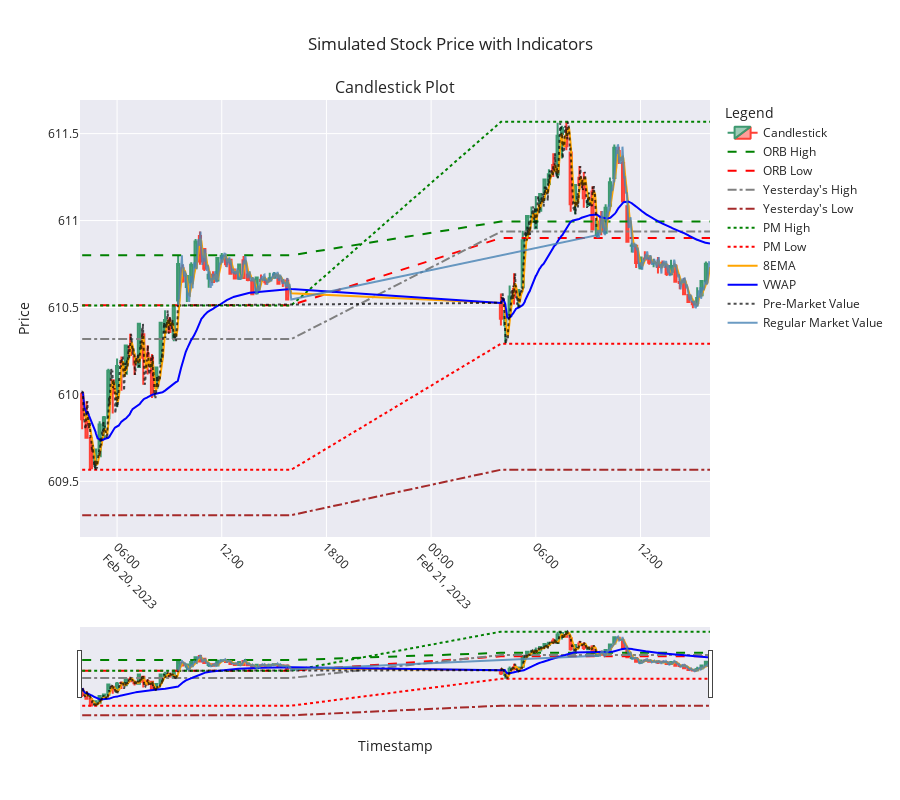

This figure's notebook cell:
### Code cell
from plotly.subplots import make_subplots
import plotly.graph_objects as go
import plotly.express as px

def plot_candlestick_with_indicators(candlestick_data, simulated_data):
    # Create a figure with a single subplot
    fig = make_subplots(rows=1, cols=1, shared_xaxes=True, 
                        vertical_spacing=0.1, 
                        subplot_titles=("Candlestick Plot",))

    # Add candlestick traces
    fig.add_trace(go.Candlestick(
        x=candlestick_data.index,
        open=candlestick_data['Open'],
        high=candlestick_data['High'],
        low=candlestick_data['Low'],
        close=candlestick_data['Close'],
        name='Candlestick',
        opacity=1
    ), row=1, col=1)

    # Add indicators to the candlestick plot
    fig.add_trace(go.Scatter(
        x=simulated_data['Timestamp'],
        y=simulated_data['ORB_High'],
        mode='lines',
        name='ORB High',
        line=dict(color='green', dash='dash')
    ), row=1, col=1)

    fig.add_trace(go.Scatter(
        x=simulated_data['Timestamp'],
        y=simulated_data['ORB_Low'],
        mode='lines',
        name='ORB Low',
        line=dict(color='red', dash='dash')
    ), row=1, col=1)

    fig.add_trace(go.Scatter(
        x=simulated_data['Timestamp'],
        y=simulated_data['Yest_High'],
        mode='lines',
        name="Yesterday's High",
        line=dict(color='gray', dash='dashdot')
    ), row=1, col=1)
    
    fig.add_trace(go.Scatter(
        x=simulated_data['Timestamp'],
        y=simulated_data['Yest_Low'],
        mode='lines',
        name="Yesterday's Low",
        line=dict(color='brown', dash='dashdot')
    ), row=1, col=1)

    fig.add_trace(go.Scatter(
        x=simulated_data['Timestamp'],
        y=simulated_data['PM_High'],
        mode='lines',
        name='PM High',
        line=dict(color='green', dash='dot')
    ), row=1, col=1)

    fig.add_trace(go.Scatter(
        x=simulated_data['Timestamp'],
        y=simulated_data['PM_Low'],
        mode='lines',
        name='PM Low',
        line=dict(color='red', dash='dot')
    ), row=1, col=1)

    fig.add_trace(go.Scatter(
        x=simulated_data['Timestamp'],
        y=simulated_data['8EMA'],
        mode='lines',
        name='8EMA',
        line=dict(color='orange')
    ), row=1, col=1)

    fig.add_trace(go.Scatter(
        x=simulated_data['Timestamp'],
        y=simulated_data['VWAP'],
        mode='lines',
        name='VWAP',
        line=dict(color='blue')
    ), row=1, col=1)

    # Add PM and Regular Market values
    fig.add_trace(go.Scatter(
        x=simulated_data[simulated_data['Session'] == 'PM']['Timestamp'],
        y=simulated_data[simulated_data['Session'] == 'PM']['Close'],
        mode='lines',
        name='Pre-Market Value',
        line=dict(color='black', dash='dot'),
        opacity=0.7
    ), row=1, col=1)
    
    fig.add_trace(go.Scatter(
        x=simulated_data[simulated_data['Session'] == 'Regular Market']['Timestamp'],
        y=simulated_data[simulated_data['Session'] == 'Regular Market']['Close'],
        mode='lines',
        name='Regular Market Value',
        line=dict(color='steelblue'),
        opacity=0.8
    ), row=1, col=1)

    # Update layout for better appearance
    fig.update_layout(
        title="Simulated Stock Price with Indicators",
        xaxis_title="Timestamp",
        yaxis_title="Price",
        legend_title="Legend",
        xaxis=dict(tickangle=45),
        template="seaborn",
        hovermode='x unified',
        height=800  # Make the graph taller
    )

    # Show the plot
    fig.show()

# Example usage
plot_candlestick_with_indicators(candlestick_data, simulated_data)

### Figure 1 — Plotly figure (JSON) as saved in the notebook; plotly's stock layout.template omitted (floating-point values rounded to 4 significant figures; data arrays with more than 128 entries replaced by an {"elided": "..."} marker saying what was removed)
{"data": [{"close": [609.9, 609.8, 609.6, 609.7, 609.8, 609.9, 610.1, 610.0, 610.2, 610.2, 610.3, 610.2, 610.2, 610.4, 610.2, 610.2, 610.0, 610.2, 610.4, 610.4, 610.4, 610.5, 610.8, 610.7, 610.7, 610.7, 610.9, 610.8, 610.7, 610.7, 610.6, 610.8, 610.8, 610.7, 610.7, 610.7, 610.7, 610.7, 610.7, 610.6, 610.7, 610.7, 610.6, 610.7, 610.7, 610.6, 610.7, 610.5, 610.4, 610.5, 610.6, 610.6, 610.6, 610.9, 611.0, 611.0, 611.1, 611.2, 611.2, 611.3, 611.3, 611.5, 611.5, 611.4, 611.1, 611.2, 611.2, 611.1, 611.1, 610.9, 611.0, 610.9, 611.1, 611.2, 611.4, 611.4, 611.1, 610.9, 610.9, 610.8, 610.8, 610.8, 610.8, 610.8, 610.7, 610.8, 610.7, 610.7, 610.6, 610.6, 610.6, 610.5, 610.5, 610.6, 610.7, 610.8], "high": [610.0, 610.0, 609.7, 609.7, 609.8, 609.9, 610.1, 610.1, 610.2, 610.2, 610.3, 610.3, 610.2, 610.4, 610.3, 610.3, 610.2, 610.2, 610.4, 610.5, 610.4, 610.5, 610.8, 610.7, 610.7, 610.8, 610.9, 610.9, 610.8, 610.7, 610.7, 610.8, 610.8, 610.8, 610.8, 610.7, 610.7, 610.8, 610.7, 610.7, 610.7, 610.7, 610.7, 610.7, 610.7, 610.7, 610.7, 610.7, 610.6, 610.5, 610.6, 610.7, 610.6, 610.9, 611.0, 611.1, 611.1, 611.2, 611.2, 611.3, 611.4, 611.6, 611.5, 611.6, 611.4, 611.2, 611.3, 611.3, 611.2, 611.2, 611.0, 611.1, 611.1, 611.2, 611.4, 611.4, 611.3, 611.1, 610.9, 610.9, 610.8, 610.8, 610.8, 610.8, 610.8, 610.8, 610.7, 610.8, 610.7, 610.7, 610.7, 610.6, 610.5, 610.6, 610.7, 610.8], "low": [609.8, 609.8, 609.6, 609.6, 609.6, 609.7, 609.9, 609.9, 609.9, 610.0, 610.1, 610.2, 610.1, 610.2, 610.1, 610.1, 610.0, 610.0, 610.2, 610.3, 610.4, 610.3, 610.5, 610.6, 610.5, 610.6, 610.7, 610.7, 610.7, 610.6, 610.6, 610.7, 610.8, 610.7, 610.7, 610.7, 610.7, 610.7, 610.7, 610.6, 610.6, 610.7, 610.6, 610.7, 610.7, 610.6, 610.6, 610.5, 610.4, 610.3, 610.4, 610.5, 610.5, 610.6, 610.9, 611.0, 611.0, 611.1, 611.1, 611.2, 611.3, 611.2, 611.4, 611.4, 611.0, 611.0, 611.2, 611.1, 611.1, 610.9, 610.9, 610.9, 610.9, 611.1, 611.2, 611.3, 611.1, 610.9, 610.8, 610.7, 610.7, 610.8, 610.7, 610.7, 610.7, 610.7, 610.7, 610.7, 610.6, 610.6, 610.6, 610.5, 610.5, 610.5, 610.6, 610.6], "name": "Candlestick", "opacity": 1, "open": [610.0, 609.8, 609.7, 609.6, 609.6, 609.8, 609.9, 610.1, 610.0, 610.2, 610.1, 610.3, 610.2, 610.2, 610.3, 610.2, 610.2, 610.0, 610.2, 610.4, 610.4, 610.3, 610.5, 610.7, 610.6, 610.6, 610.7, 610.9, 610.8, 610.7, 610.7, 610.7, 610.8, 610.8, 610.8, 610.7, 610.7, 610.8, 610.7, 610.7, 610.6, 610.7, 610.7, 610.7, 610.7, 610.7, 610.7, 610.7, 610.5, 610.4, 610.5, 610.6, 610.6, 610.6, 610.9, 611.0, 611.0, 611.1, 611.2, 611.2, 611.3, 611.3, 611.5, 611.5, 611.4, 611.1, 611.2, 611.2, 611.1, 611.2, 610.9, 611.0, 610.9, 611.1, 611.2, 611.4, 611.3, 611.1, 610.9, 610.9, 610.7, 610.8, 610.8, 610.8, 610.8, 610.8, 610.7, 610.7, 610.7, 610.6, 610.7, 610.6, 610.5, 610.5, 610.6, 610.6], "type": "candlestick", "x": ["2023-02-20T04:00:00.000000000", "2023-02-20T04:15:00.000000000", "2023-02-20T04:30:00.000000000", "2023-02-20T04:45:00.000000000", "2023-02-20T05:00:00.000000000", "2023-02-20T05:15:00.000000000", "2023-02-20T05:30:00.000000000", "2023-02-20T05:45:00.000000000", "2023-02-20T06:00:00.000000000", "2023-02-20T06:15:00.000000000", "2023-02-20T06:30:00.000000000", "2023-02-20T06:45:00.000000000", "2023-02-20T07:00:00.000000000", "2023-02-20T07:15:00.000000000", "2023-02-20T07:30:00.000000000", "2023-02-20T07:45:00.000000000", "2023-02-20T08:00:00.000000000", "2023-02-20T08:15:00.000000000", "2023-02-20T08:30:00.000000000", "2023-02-20T08:45:00.000000000", "2023-02-20T09:00:00.000000000", "2023-02-20T09:15:00.000000000", "2023-02-20T09:30:00.000000000", "2023-02-20T09:45:00.000000000", "2023-02-20T10:00:00.000000000", "2023-02-20T10:15:00.000000000", "2023-02-20T10:30:00.000000000", "2023-02-20T10:45:00.000000000", "2023-02-20T11:00:00.000000000", "2023-02-20T11:15:00.000000000", "2023-02-20T11:30:00.000000000", "2023-02-20T11:45:00.000000000", "2023-02-20T12:00:00.000000000", "2023-02-20T12:15:00.000000000", "2023-02-20T12:30:00.000000000", "2023-02-20T12:45:00.000000000", "2023-02-20T13:00:00.000000000", "2023-02-20T13:15:00.000000000", "2023-02-20T13:30:00.000000000", "2023-02-20T13:45:00.000000000", "2023-02-20T14:00:00.000000000", "2023-02-20T14:15:00.000000000", "2023-02-20T14:30:00.000000000", "2023-02-20T14:45:00.000000000", "2023-02-20T15:00:00.000000000", "2023-02-20T15:15:00.000000000", "2023-02-20T15:30:00.000000000", "2023-02-20T15:45:00.000000000", "2023-02-21T04:00:00.000000000", "2023-02-21T04:15:00.000000000", "2023-02-21T04:30:00.000000000", "2023-02-21T04:45:00.000000000", "2023-02-21T05:00:00.000000000", "2023-02-21T05:15:00.000000000", "2023-02-21T05:30:00.000000000", "2023-02-21T05:45:00.000000000", "2023-02-21T06:00:00.000000000", "2023-02-21T06:15:00.000000000", "2023-02-21T06:30:00.000000000", "2023-02-21T06:45:00.000000000", "2023-02-21T07:00:00.000000000", "2023-02-21T07:15:00.000000000", "2023-02-21T07:30:00.000000000", "2023-02-21T07:45:00.000000000", "2023-02-21T08:00:00.000000000", "2023-02-21T08:15:00.000000000", "2023-02-21T08:30:00.000000000", "2023-02-21T08:45:00.000000000", "2023-02-21T09:00:00.000000000", "2023-02-21T09:15:00.000000000", "2023-02-21T09:30:00.000000000", "2023-02-21T09:45:00.000000000", "2023-02-21T10:00:00.000000000", "2023-02-21T10:15:00.000000000", "2023-02-21T10:30:00.000000000", "2023-02-21T10:45:00.000000000", "2023-02-21T11:00:00.000000000", "2023-02-21T11:15:00.000000000", "2023-02-21T11:30:00.000000000", "2023-02-21T11:45:00.000000000", "2023-02-21T12:00:00.000000000", "2023-02-21T12:15:00.000000000", "2023-02-21T12:30:00.000000000", "2023-02-21T12:45:00.000000000", "2023-02-21T13:00:00.000000000", "2023-02-21T13:15:00.000000000", "2023-02-21T13:30:00.000000000", "2023-02-21T13:45:00.000000000", "2023-02-21T14:00:00.000000000", "2023-02-21T14:15:00.000000000", "2023-02-21T14:30:00.000000000", "2023-02-21T14:45:00.000000000", "2023-02-21T15:00:00.000000000", "2023-02-21T15:15:00.000000000", "2023-02-21T15:30:00.000000000", "2023-02-21T15:45:00.000000000"], "xaxis": "x", "yaxis": "y"}, {"line": {"color": "green", "dash": "dash"}, "mode": "lines", "name": "ORB High", "type": "scatter", "x": {"elided": "1440 str values"}, "xaxis": "x", "y": {"elided": "1440 float values"}, "yaxis": "y"}, {"line": {"color": "red", "dash": "dash"}, "mode": "lines", "name": "ORB Low", "type": "scatter", "x": {"elided": "1440 str values"}, "xaxis": "x", "y": {"elided": "1440 float values"}, "yaxis": "y"}, {"line": {"color": "gray", "dash": "dashdot"}, "mode": "lines", "name": "Yesterday's High", "type": "scatter", "x": {"elided": "1440 str values"}, "xaxis": "x", "y": {"elided": "1440 float values"}, "yaxis": "y"}, {"line": {"color": "brown", "dash": "dashdot"}, "mode": "lines", "name": "Yesterday's Low", "type": "scatter", "x": {"elided": "1440 str values"}, "xaxis": "x", "y": {"elided": "1440 float values"}, "yaxis": "y"}, {"line": {"color": "green", "dash": "dot"}, "mode": "lines", "name": "PM High", "type": "scatter", "x": {"elided": "1440 str values"}, "xaxis": "x", "y": {"elided": "1440 float values"}, "yaxis": "y"}, {"line": {"color": "red", "dash": "dot"}, "mode": "lines", "name": "PM Low", "type": "scatter", "x": {"elided": "1440 str values"}, "xaxis": "x", "y": {"elided": "1440 float values"}, "yaxis": "y"}, {"line": {"color": "orange"}, "mode": "lines", "name": "8EMA", "type": "scatter", "x": {"elided": "1440 str values"}, "xaxis": "x", "y": {"elided": "1440 float values"}, "yaxis": "y"}, {"line": {"color": "blue"}, "mode": "lines", "name": "VWAP", "type": "scatter", "x": {"elided": "1440 str values"}, "xaxis": "x", "y": {"elided": "1440 float values"}, "yaxis": "y"}, {"line": {"color": "black", "dash": "dot"}, "mode": "lines", "name": "Pre-Market Value", "opacity": 0.7, "type": "scatter", "x": {"elided": "660 str values"}, "xaxis": "x", "y": {"elided": "660 float values"}, "yaxis": "y"}, {"line": {"color": "steelblue"}, "mode": "lines", "name": "Regular Market Value", "opacity": 0.8, "type": "scatter", "x": {"elided": "780 str values"}, "xaxis": "x", "y": {"elided": "780 float values"}, "yaxis": "y"}], "layout": {"annotations": [{"font": {"size": 16}, "showarrow": false, "text": "Candlestick Plot", "x": 0.5, "xanchor": "center", "xref": "paper", "y": 1, "yanchor": "bottom", "yref": "paper"}], "height": 800, "hovermode": "x unified", "legend": {"title": {"text": "Legend"}}, "title": {"text": "Simulated Stock Price with Indicators"}, "xaxis": {"anchor": "y", "domain": [0, 1], "tickangle": 45, "title": {"text": "Timestamp"}}, "yaxis": {"anchor": "x", "domain": [0, 1], "title": {"text": "Price"}}}}
